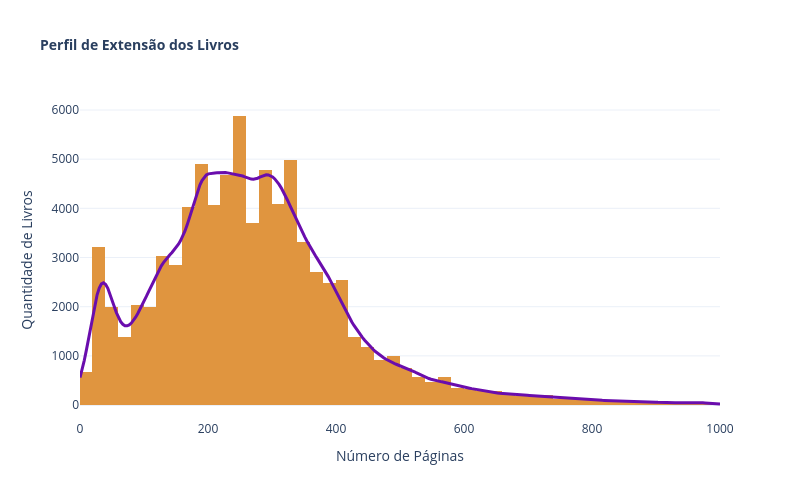

Notebook cell for this chart:
### Markdown cell above
# 4. Distribuição do Número de Páginas

Analise dos tamanhos das obras presentes no dataset, se os livros tendem a ser curtos, ou obras grandes.

### Code cell
df_valid = df[(df['pages'].notna()) & (df['pages'] > 0) & (df['pages'] <= 1000)]

counts, bins = np.histogram(df_valid['pages'], bins=50, range=(0, 1000))
bin_width = bins[1] - bins[0]
y_scale = len(df_valid) * bin_width

df_valid = df[(df['pages'].notna()) & (df['pages'] > 0) & (df['pages'] <= 1000)]

counts, bins = np.histogram(df_valid['pages'], bins=50, range=(0, 1000))
bin_width = bins[1] - bins[0]
y_scale = len(df_valid) * bin_width

x_grid = np.linspace(0, 1000, 300)
y_kde = st.gaussian_kde(df_valid['pages'])(x_grid)
y_kde_scaled = y_kde * y_scale


fig = px.histogram(
    df_valid, 
    x='pages', 
    nbins=50, 
    range_x=[0, 1000],
    title='<b>Perfil de Extensão dos Livros</b>',
    color_discrete_sequence=["#E0953F"], 
    labels={'pages': 'Número de Páginas', 'count': 'Quantidade de Livros'}
)

fig.add_scatter(
    x=x_grid, 
    y=y_kde_scaled, 
    mode='lines', 
    line=dict(color='#6A0DAD', width=3), 
    showlegend=False,
    name='Curva KDE'
)

fig.update_traces(
    marker_line_width=0,
    selector=dict(type='histogram')
)

fig.update_layout(
    title_font_size=14,
    xaxis_title='Número de Páginas',
    yaxis_title='Quantidade de Livros',
    template='plotly_white',
    width=800,
    height=500,
    hovermode='x unified'
)

fig.show()

### Figure 1 — Plotly figure (JSON) as saved in the notebook; plotly's stock layout.template omitted (floating-point values rounded to 4 significant figures; data arrays with more than 128 entries replaced by an {"elided": "..."} marker saying what was removed)
{"data": [{"bingroup": "x", "hovertemplate": "Número de Páginas=%{x}<br>count=%{y}<extra></extra>", "legendgroup": "", "marker": {"color": "#E0953F", "line": {"width": 0}, "pattern": {"shape": ""}}, "name": "", "nbinsx": 50, "orientation": "v", "showlegend": false, "type": "histogram", "x": {"elided": "79208 int values"}, "xaxis": "x", "yaxis": "y"}, {"line": {"color": "#6A0DAD", "width": 3}, "mode": "lines", "name": "Curva KDE", "showlegend": false, "type": "scatter", "x": {"elided": "300 float values"}, "y": {"elided": "300 float values"}}], "layout": {"barmode": "relative", "height": 500, "hovermode": "x unified", "legend": {"tracegroupgap": 0}, "title": {"font": {"size": 14}, "text": "<b>Perfil de Extensão dos Livros</b>"}, "width": 800, "xaxis": {"anchor": "y", "domain": [0, 1], "range": [0, 1000], "title": {"text": "Número de Páginas"}}, "yaxis": {"anchor": "x", "domain": [0, 1], "title": {"text": "Quantidade de Livros"}}}}
